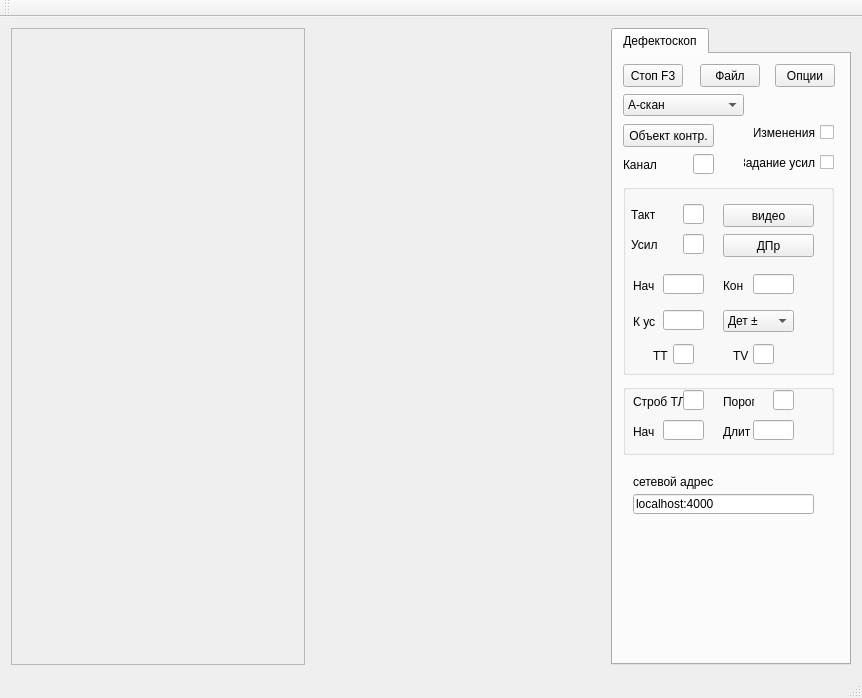
<?xml version="1.0" encoding="UTF-8"?>
<ui version="4.0">
 <class>TestWorkV2Class</class>
 <widget class="QMainWindow" name="TestWorkV2Class">
  <property name="geometry">
   <rect>
    <x>0</x>
    <y>0</y>
    <width>862</width>
    <height>698</height>
   </rect>
  </property>
  <property name="windowTitle">
   <string>TestWorkV2</string>
  </property>
  <widget class="QWidget" name="centralWidget">
   <layout class="QHBoxLayout" name="horizontalLayout">
    <item>
     <widget class="QScrollArea" name="scrollArea">
      <property name="sizePolicy">
       <sizepolicy hsizetype="Preferred" vsizetype="Expanding">
        <horstretch>0</horstretch>
        <verstretch>0</verstretch>
       </sizepolicy>
      </property>
      <property name="widgetResizable">
       <bool>true</bool>
      </property>
      <widget class="QWidget" name="scrollAreaWidgetContents_3">
       <property name="geometry">
        <rect>
         <x>0</x>
         <y>0</y>
         <width>294</width>
         <height>625</height>
        </rect>
       </property>
       <layout class="QVBoxLayout" name="verticalLayout_4">
        <item>
         <widget class="QWidget" name="channelsList" native="true">
          <layout class="QVBoxLayout" name="verticalLayout_5">
           <property name="spacing">
            <number>0</number>
           </property>
           <property name="leftMargin">
            <number>0</number>
           </property>
           <property name="topMargin">
            <number>9</number>
           </property>
           <property name="rightMargin">
            <number>0</number>
           </property>
           <property name="bottomMargin">
            <number>9</number>
           </property>
          </layout>
         </widget>
        </item>
       </layout>
      </widget>
     </widget>
    </item>
    <item>
     <widget class="QWidget" name="widget" native="true">
      <layout class="QVBoxLayout" name="verticalLayout_3">
       <property name="spacing">
        <number>0</number>
       </property>
       <property name="leftMargin">
        <number>0</number>
       </property>
       <property name="rightMargin">
        <number>0</number>
       </property>
       <item>
        <widget class="QWidget" name="ascanWidget" native="true">
         <layout class="QVBoxLayout" name="verticalLayout">
          <property name="spacing">
           <number>0</number>
          </property>
          <property name="leftMargin">
           <number>0</number>
          </property>
          <property name="topMargin">
           <number>0</number>
          </property>
          <property name="rightMargin">
           <number>0</number>
          </property>
          <property name="bottomMargin">
           <number>0</number>
          </property>
          <item>
           <widget class="QLabel" name="ascanDisplayLabel">
            <property name="sizePolicy">
             <sizepolicy hsizetype="Preferred" vsizetype="Fixed">
              <horstretch>0</horstretch>
              <verstretch>0</verstretch>
             </sizepolicy>
            </property>
            <property name="minimumSize">
             <size>
              <width>0</width>
              <height>16</height>
             </size>
            </property>
            <property name="text">
             <string/>
            </property>
            <property name="alignment">
             <set>Qt::AlignCenter</set>
            </property>
           </widget>
          </item>
          <item>
           <widget class="QCustomPlot" name="ascanDisplay" native="true"/>
          </item>
         </layout>
        </widget>
       </item>
       <item>
        <widget class="QWidget" name="strobeWidget" native="true">
         <layout class="QVBoxLayout" name="verticalLayout_2">
          <item>
           <widget class="QLabel" name="strobeDisplayLabel">
            <property name="sizePolicy">
             <sizepolicy hsizetype="Preferred" vsizetype="Fixed">
              <horstretch>0</horstretch>
              <verstretch>0</verstretch>
             </sizepolicy>
            </property>
            <property name="minimumSize">
             <size>
              <width>0</width>
              <height>16</height>
             </size>
            </property>
            <property name="text">
             <string/>
            </property>
            <property name="alignment">
             <set>Qt::AlignCenter</set>
            </property>
           </widget>
          </item>
          <item>
           <widget class="QCustomPlot" name="strobeDisplay" native="true"/>
          </item>
         </layout>
        </widget>
       </item>
      </layout>
     </widget>
    </item>
    <item>
     <widget class="QTabWidget" name="tabWidget">
      <property name="sizePolicy">
       <sizepolicy hsizetype="Fixed" vsizetype="Preferred">
        <horstretch>0</horstretch>
        <verstretch>0</verstretch>
       </sizepolicy>
      </property>
      <property name="minimumSize">
       <size>
        <width>240</width>
        <height>0</height>
       </size>
      </property>
      <property name="currentIndex">
       <number>0</number>
      </property>
      <widget class="QWidget" name="tab">
       <property name="sizePolicy">
        <sizepolicy hsizetype="Fixed" vsizetype="Preferred">
         <horstretch>0</horstretch>
         <verstretch>0</verstretch>
        </sizepolicy>
       </property>
       <attribute name="title">
        <string>Дефектоскоп</string>
       </attribute>
       <widget class="QComboBox" name="displayMode">
        <property name="geometry">
         <rect>
          <x>10</x>
          <y>40</y>
          <width>121</width>
          <height>22</height>
         </rect>
        </property>
        <property name="insertPolicy">
         <enum>QComboBox::NoInsert</enum>
        </property>
        <item>
         <property name="text">
          <string>А-скан</string>
         </property>
        </item>
        <item>
         <property name="text">
          <string>Развертка</string>
         </property>
        </item>
        <item>
         <property name="text">
          <string>А-скан+Разв.</string>
         </property>
        </item>
       </widget>
       <widget class="QPushButton" name="pushButton_4">
        <property name="geometry">
         <rect>
          <x>10</x>
          <y>70</y>
          <width>91</width>
          <height>23</height>
         </rect>
        </property>
        <property name="sizePolicy">
         <sizepolicy hsizetype="Minimum" vsizetype="Fixed">
          <horstretch>0</horstretch>
          <verstretch>0</verstretch>
         </sizepolicy>
        </property>
        <property name="text">
         <string>Объект контр.</string>
        </property>
       </widget>
       <widget class="QCheckBox" name="checkBox">
        <property name="geometry">
         <rect>
          <x>140</x>
          <y>70</y>
          <width>81</width>
          <height>17</height>
         </rect>
        </property>
        <property name="layoutDirection">
         <enum>Qt::RightToLeft</enum>
        </property>
        <property name="text">
         <string>Изменения</string>
        </property>
       </widget>
       <widget class="QLineEdit" name="lineEdit">
        <property name="geometry">
         <rect>
          <x>80</x>
          <y>100</y>
          <width>21</width>
          <height>20</height>
         </rect>
        </property>
       </widget>
       <widget class="QLabel" name="label_3">
        <property name="geometry">
         <rect>
          <x>10</x>
          <y>104</y>
          <width>47</width>
          <height>13</height>
         </rect>
        </property>
        <property name="layoutDirection">
         <enum>Qt::LeftToRight</enum>
        </property>
        <property name="text">
         <string>Канал</string>
        </property>
       </widget>
       <widget class="QCheckBox" name="checkBox_2">
        <property name="geometry">
         <rect>
          <x>130</x>
          <y>100</y>
          <width>91</width>
          <height>17</height>
         </rect>
        </property>
        <property name="layoutDirection">
         <enum>Qt::RightToLeft</enum>
        </property>
        <property name="text">
         <string>Задание усил</string>
        </property>
       </widget>
       <widget class="QGroupBox" name="groupBox">
        <property name="geometry">
         <rect>
          <x>10</x>
          <y>130</y>
          <width>211</width>
          <height>191</height>
         </rect>
        </property>
        <property name="title">
         <string/>
        </property>
        <widget class="QPushButton" name="pushButton_6">
         <property name="geometry">
          <rect>
           <x>100</x>
           <y>50</y>
           <width>91</width>
           <height>23</height>
          </rect>
         </property>
         <property name="sizePolicy">
          <sizepolicy hsizetype="Minimum" vsizetype="Fixed">
           <horstretch>0</horstretch>
           <verstretch>0</verstretch>
          </sizepolicy>
         </property>
         <property name="text">
          <string>ДПр</string>
         </property>
        </widget>
        <widget class="QPushButton" name="pushButton_5">
         <property name="geometry">
          <rect>
           <x>100</x>
           <y>20</y>
           <width>91</width>
           <height>23</height>
          </rect>
         </property>
         <property name="sizePolicy">
          <sizepolicy hsizetype="Minimum" vsizetype="Fixed">
           <horstretch>0</horstretch>
           <verstretch>0</verstretch>
          </sizepolicy>
         </property>
         <property name="text">
          <string>видео</string>
         </property>
        </widget>
        <widget class="QLineEdit" name="lineEdit_2">
         <property name="geometry">
          <rect>
           <x>60</x>
           <y>20</y>
           <width>21</width>
           <height>20</height>
          </rect>
         </property>
        </widget>
        <widget class="QLabel" name="label_5">
         <property name="geometry">
          <rect>
           <x>8</x>
           <y>54</y>
           <width>47</width>
           <height>13</height>
          </rect>
         </property>
         <property name="layoutDirection">
          <enum>Qt::LeftToRight</enum>
         </property>
         <property name="text">
          <string>Усил</string>
         </property>
        </widget>
        <widget class="QLabel" name="label_4">
         <property name="geometry">
          <rect>
           <x>8</x>
           <y>24</y>
           <width>47</width>
           <height>13</height>
          </rect>
         </property>
         <property name="layoutDirection">
          <enum>Qt::LeftToRight</enum>
         </property>
         <property name="text">
          <string>Такт</string>
         </property>
        </widget>
        <widget class="QLineEdit" name="lineEdit_3">
         <property name="geometry">
          <rect>
           <x>60</x>
           <y>50</y>
           <width>21</width>
           <height>20</height>
          </rect>
         </property>
        </widget>
        <widget class="QLabel" name="label_6">
         <property name="geometry">
          <rect>
           <x>10</x>
           <y>94</y>
           <width>31</width>
           <height>16</height>
          </rect>
         </property>
         <property name="layoutDirection">
          <enum>Qt::LeftToRight</enum>
         </property>
         <property name="text">
          <string>Нач</string>
         </property>
        </widget>
        <widget class="QLineEdit" name="lineEdit_4">
         <property name="geometry">
          <rect>
           <x>40</x>
           <y>90</y>
           <width>41</width>
           <height>20</height>
          </rect>
         </property>
        </widget>
        <widget class="QLabel" name="label_7">
         <property name="geometry">
          <rect>
           <x>100</x>
           <y>94</y>
           <width>31</width>
           <height>16</height>
          </rect>
         </property>
         <property name="layoutDirection">
          <enum>Qt::LeftToRight</enum>
         </property>
         <property name="text">
          <string>Кон</string>
         </property>
        </widget>
        <widget class="QLineEdit" name="lineEdit_5">
         <property name="geometry">
          <rect>
           <x>130</x>
           <y>90</y>
           <width>41</width>
           <height>20</height>
          </rect>
         </property>
        </widget>
        <widget class="QLineEdit" name="lineEdit_6">
         <property name="geometry">
          <rect>
           <x>40</x>
           <y>126</y>
           <width>41</width>
           <height>20</height>
          </rect>
         </property>
        </widget>
        <widget class="QLabel" name="label_8">
         <property name="geometry">
          <rect>
           <x>10</x>
           <y>130</y>
           <width>31</width>
           <height>16</height>
          </rect>
         </property>
         <property name="layoutDirection">
          <enum>Qt::LeftToRight</enum>
         </property>
         <property name="text">
          <string>К ус</string>
         </property>
        </widget>
        <widget class="QComboBox" name="comboBox_2">
         <property name="geometry">
          <rect>
           <x>100</x>
           <y>126</y>
           <width>71</width>
           <height>22</height>
          </rect>
         </property>
         <property name="insertPolicy">
          <enum>QComboBox::NoInsert</enum>
         </property>
         <item>
          <property name="text">
           <string>Дет ±</string>
          </property>
         </item>
         <item>
          <property name="text">
           <string>Дет +</string>
          </property>
         </item>
         <item>
          <property name="text">
           <string>Дет -</string>
          </property>
         </item>
        </widget>
        <widget class="QLabel" name="label_9">
         <property name="geometry">
          <rect>
           <x>30</x>
           <y>164</y>
           <width>21</width>
           <height>16</height>
          </rect>
         </property>
         <property name="layoutDirection">
          <enum>Qt::LeftToRight</enum>
         </property>
         <property name="text">
          <string>ТТ</string>
         </property>
        </widget>
        <widget class="QLineEdit" name="lineEdit_7">
         <property name="geometry">
          <rect>
           <x>50</x>
           <y>160</y>
           <width>21</width>
           <height>20</height>
          </rect>
         </property>
        </widget>
        <widget class="QLabel" name="label_10">
         <property name="geometry">
          <rect>
           <x>110</x>
           <y>164</y>
           <width>21</width>
           <height>16</height>
          </rect>
         </property>
         <property name="layoutDirection">
          <enum>Qt::LeftToRight</enum>
         </property>
         <property name="text">
          <string>TV</string>
         </property>
        </widget>
        <widget class="QLineEdit" name="lineEdit_8">
         <property name="geometry">
          <rect>
           <x>130</x>
           <y>160</y>
           <width>21</width>
           <height>20</height>
          </rect>
         </property>
        </widget>
       </widget>
       <widget class="QGroupBox" name="groupBox_2">
        <property name="geometry">
         <rect>
          <x>10</x>
          <y>330</y>
          <width>211</width>
          <height>71</height>
         </rect>
        </property>
        <property name="title">
         <string/>
        </property>
        <property name="flat">
         <bool>false</bool>
        </property>
        <widget class="QLabel" name="label_11">
         <property name="geometry">
          <rect>
           <x>10</x>
           <y>10</y>
           <width>51</width>
           <height>16</height>
          </rect>
         </property>
         <property name="layoutDirection">
          <enum>Qt::LeftToRight</enum>
         </property>
         <property name="text">
          <string>Строб ТЛ</string>
         </property>
        </widget>
        <widget class="QLineEdit" name="lineEdit_9">
         <property name="geometry">
          <rect>
           <x>60</x>
           <y>6</y>
           <width>21</width>
           <height>20</height>
          </rect>
         </property>
        </widget>
        <widget class="QLabel" name="label_12">
         <property name="geometry">
          <rect>
           <x>100</x>
           <y>10</y>
           <width>31</width>
           <height>16</height>
          </rect>
         </property>
         <property name="layoutDirection">
          <enum>Qt::LeftToRight</enum>
         </property>
         <property name="text">
          <string>Порог</string>
         </property>
        </widget>
        <widget class="QLineEdit" name="lineEdit_10">
         <property name="geometry">
          <rect>
           <x>150</x>
           <y>6</y>
           <width>21</width>
           <height>20</height>
          </rect>
         </property>
        </widget>
        <widget class="QLabel" name="label_13">
         <property name="geometry">
          <rect>
           <x>10</x>
           <y>40</y>
           <width>31</width>
           <height>16</height>
          </rect>
         </property>
         <property name="layoutDirection">
          <enum>Qt::LeftToRight</enum>
         </property>
         <property name="text">
          <string>Нач</string>
         </property>
        </widget>
        <widget class="QLineEdit" name="lineEdit_11">
         <property name="geometry">
          <rect>
           <x>40</x>
           <y>36</y>
           <width>41</width>
           <height>20</height>
          </rect>
         </property>
        </widget>
        <widget class="QLineEdit" name="lineEdit_12">
         <property name="geometry">
          <rect>
           <x>130</x>
           <y>36</y>
           <width>41</width>
           <height>20</height>
          </rect>
         </property>
        </widget>
        <widget class="QLabel" name="label_14">
         <property name="geometry">
          <rect>
           <x>100</x>
           <y>40</y>
           <width>31</width>
           <height>16</height>
          </rect>
         </property>
         <property name="layoutDirection">
          <enum>Qt::LeftToRight</enum>
         </property>
         <property name="text">
          <string>Длит</string>
         </property>
        </widget>
       </widget>
       <widget class="QPushButton" name="pushButton_3">
        <property name="geometry">
         <rect>
          <x>162</x>
          <y>10</y>
          <width>60</width>
          <height>23</height>
         </rect>
        </property>
        <property name="text">
         <string>Опции</string>
        </property>
       </widget>
       <widget class="QPushButton" name="pushButton_2">
        <property name="geometry">
         <rect>
          <x>87</x>
          <y>10</y>
          <width>60</width>
          <height>23</height>
         </rect>
        </property>
        <property name="text">
         <string>Файл</string>
        </property>
       </widget>
       <widget class="QPushButton" name="startStopBtn">
        <property name="geometry">
         <rect>
          <x>10</x>
          <y>10</y>
          <width>60</width>
          <height>23</height>
         </rect>
        </property>
        <property name="sizePolicy">
         <sizepolicy hsizetype="Minimum" vsizetype="Fixed">
          <horstretch>0</horstretch>
          <verstretch>0</verstretch>
         </sizepolicy>
        </property>
        <property name="text">
         <string>Стоп F3</string>
        </property>
       </widget>
       <widget class="QLineEdit" name="devAddress">
        <property name="geometry">
         <rect>
          <x>20</x>
          <y>440</y>
          <width>181</width>
          <height>20</height>
         </rect>
        </property>
        <property name="text">
         <string>localhost:4000</string>
        </property>
       </widget>
       <widget class="QLabel" name="label">
        <property name="geometry">
         <rect>
          <x>20</x>
          <y>420</y>
          <width>81</width>
          <height>16</height>
         </rect>
        </property>
        <property name="text">
         <string>сетевой адрес</string>
        </property>
       </widget>
      </widget>
     </widget>
    </item>
   </layout>
  </widget>
  <widget class="QMenuBar" name="menuBar">
   <property name="geometry">
    <rect>
     <x>0</x>
     <y>0</y>
     <width>862</width>
     <height>21</height>
    </rect>
   </property>
  </widget>
  <widget class="QToolBar" name="mainToolBar">
   <attribute name="toolBarArea">
    <enum>TopToolBarArea</enum>
   </attribute>
   <attribute name="toolBarBreak">
    <bool>false</bool>
   </attribute>
  </widget>
  <widget class="QStatusBar" name="statusBar"/>
  <action name="actionConnect">
   <property name="text">
    <string>Connect</string>
   </property>
   <property name="shortcut">
    <string>F3</string>
   </property>
  </action>
 </widget>
 <layoutdefault spacing="6" margin="11"/>
 <customwidgets>
  <customwidget>
   <class>QCustomPlot</class>
   <extends>QWidget</extends>
   <header>qcustomplot.h</header>
   <container>1</container>
  </customwidget>
 </customwidgets>
 <resources>
  <include location="TestWorkV2.qrc"/>
 </resources>
 <connections/>
</ui>
